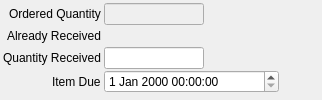
         <widget class="QWidget" name="tab">
          <attribute name="title">
           <string>Item Receipt</string>
          </attribute>
          <layout class="QGridLayout" name="gridLayout_9">
           <property name="leftMargin">
            <number>3</number>
           </property>
           <property name="topMargin">
            <number>3</number>
           </property>
           <property name="rightMargin">
            <number>3</number>
           </property>
           <property name="bottomMargin">
            <number>3</number>
           </property>
           <property name="verticalSpacing">
            <number>1</number>
           </property>
           <item row="0" column="0">
            <layout class="QFormLayout" name="formLayout_6">
             <property name="labelAlignment">
              <set>Qt::AlignRight|Qt::AlignTrailing|Qt::AlignVCenter</set>
             </property>
             <property name="horizontalSpacing">
              <number>3</number>
             </property>
             <property name="verticalSpacing">
              <number>1</number>
             </property>
             <item row="0" column="0">
              <widget class="QLabel" name="label_28">
               <property name="text">
                <string>Ordered Quantity</string>
               </property>
              </widget>
             </item>
             <item row="0" column="1">
              <widget class="QLineEdit" name="leOrderedQuantity">
               <property name="enabled">
                <bool>false</bool>
               </property>
               <property name="minimumSize">
                <size>
                 <width>100</width>
                 <height>0</height>
                </size>
               </property>
               <property name="maximumSize">
                <size>
                 <width>100</width>
                 <height>16777215</height>
                </size>
               </property>
               <property name="readOnly">
                <bool>false</bool>
               </property>
              </widget>
             </item>
             <item row="1" column="0">
              <widget class="QLabel" name="label_29">
               <property name="text">
                <string>Already Received</string>
               </property>
              </widget>
             </item>
             <item row="1" column="1">
              <widget class="QLineEdit" name="leAlreadyDispatched">
               <property name="enabled">
                <bool>false</bool>
               </property>
               <property name="minimumSize">
                <size>
                 <width>100</width>
                 <height>0</height>
                </size>
               </property>
               <property name="maximumSize">
                <size>
                 <width>100</width>
                 <height>16777215</height>
                </size>
               </property>
               <property name="frame">
                <bool>false</bool>
               </property>
               <property name="readOnly">
                <bool>true</bool>
               </property>
              </widget>
             </item>
             <item row="2" column="0">
              <widget class="QLabel" name="label_30">
               <property name="text">
                <string>Quantity Received</string>
               </property>
              </widget>
             </item>
             <item row="2" column="1">
              <widget class="QLineEdit" name="leCurrentDispatch">
               <property name="minimumSize">
                <size>
                 <width>100</width>
                 <height>0</height>
                </size>
               </property>
               <property name="maximumSize">
                <size>
                 <width>100</width>
                 <height>16777215</height>
                </size>
               </property>
              </widget>
             </item>
             <item row="3" column="0">
              <widget class="QLabel" name="label_33">
               <property name="text">
                <string>Item Due</string>
               </property>
              </widget>
             </item>
             <item row="3" column="1">
              <widget class="QDateTimeEdit" name="dteItemDue">
               <property name="minimumSize">
                <size>
                 <width>175</width>
                 <height>0</height>
                </size>
               </property>
               <property name="maximumSize">
                <size>
                 <width>175</width>
                 <height>16777215</height>
                </size>
               </property>
              </widget>
             </item>
            </layout>
           </item>
           <item row="0" column="1">
            <spacer name="horizontalSpacer_4">
             <property name="orientation">
              <enum>Qt::Horizontal</enum>
             </property>
             <property name="sizeHint" stdset="0">
              <size>
               <width>40</width>
               <height>20</height>
              </size>
             </property>
            </spacer>
           </item>
          </layout>
         </widget>
